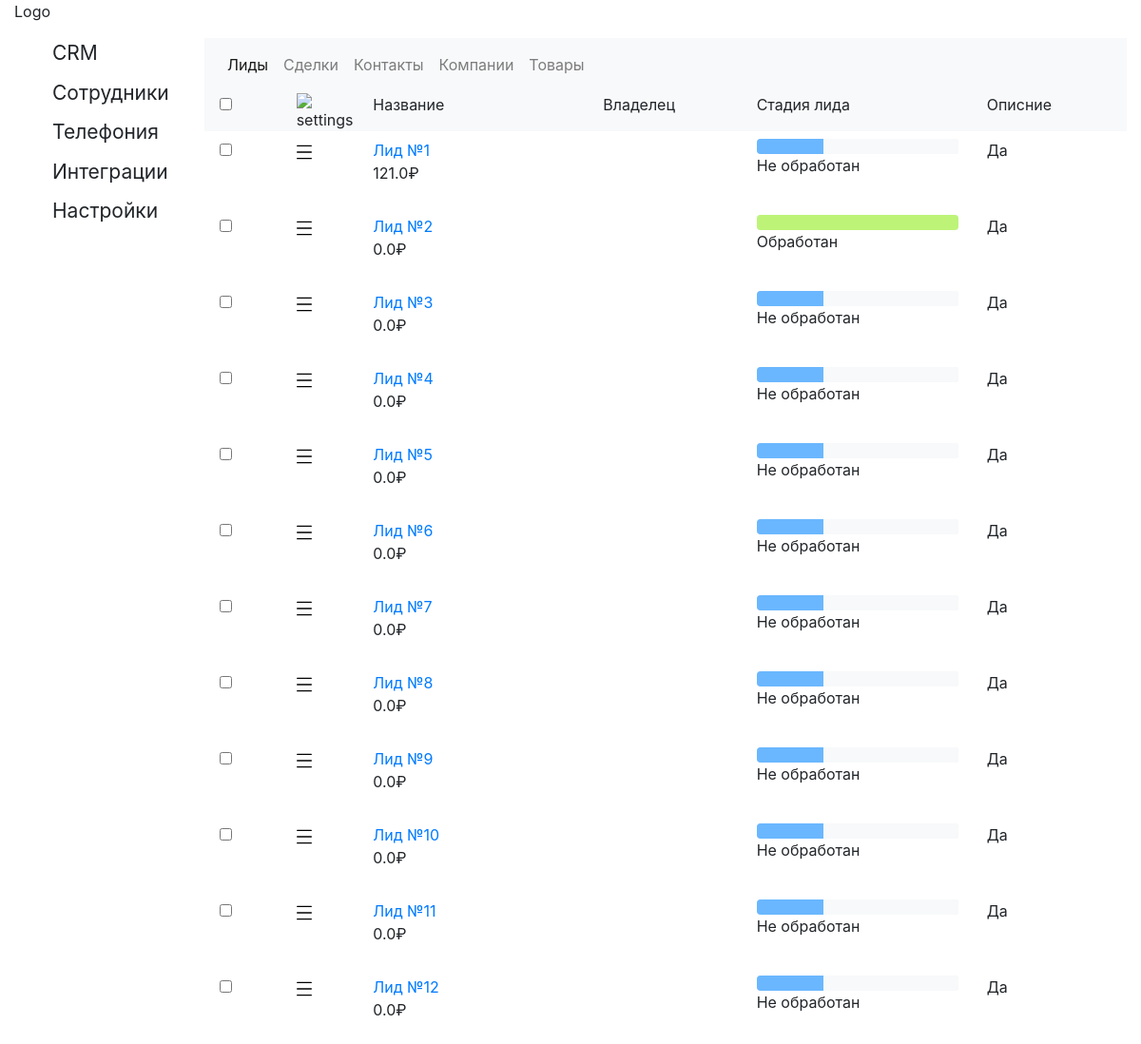
The app's page /lead, older data.
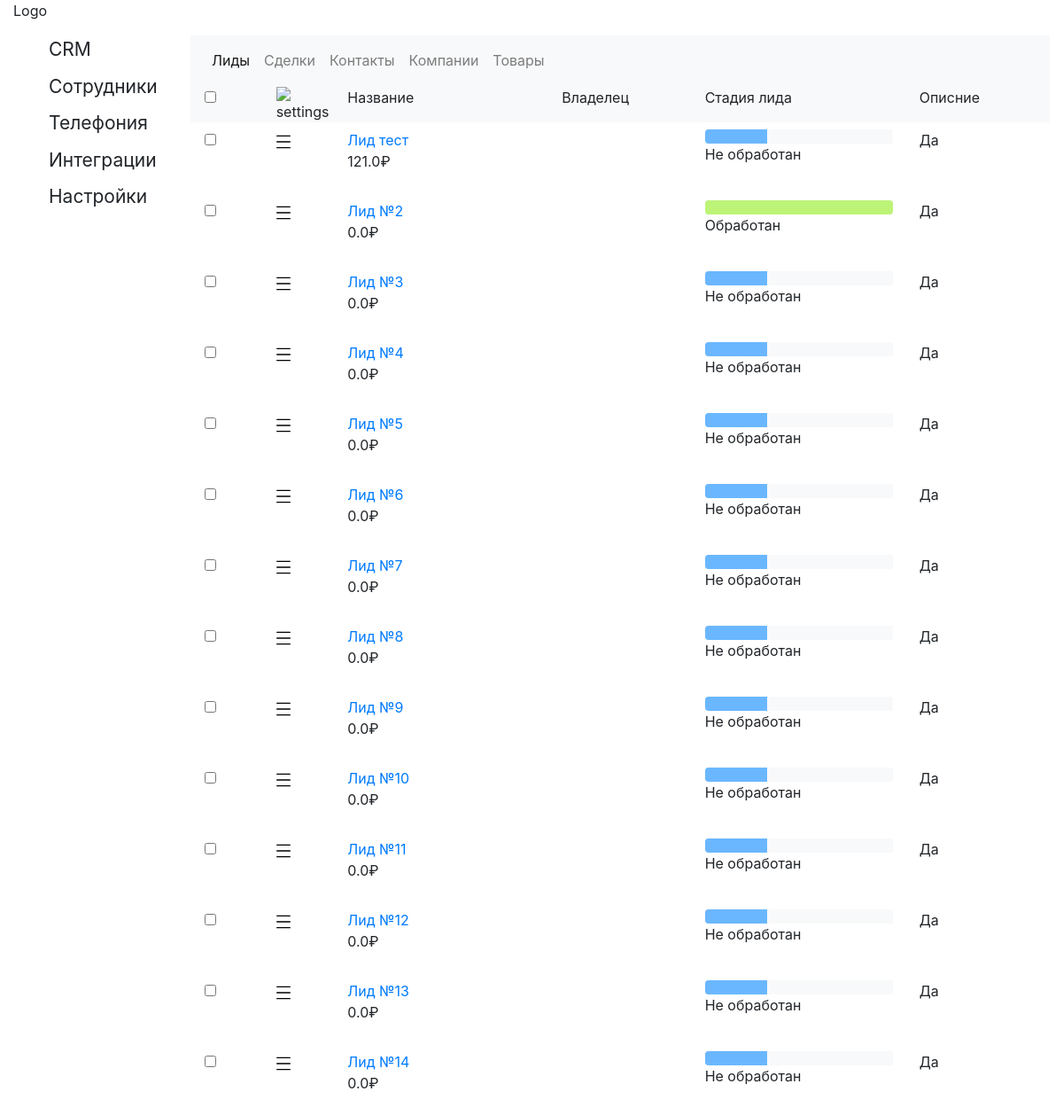
The same page, newer data.
### core/models.py (models this page shows, shortened)
class CrmEntity(models.Model):
    _name = models.CharField("ФИО клиента", max_length=50, blank=True)
    _phone_number = models.CharField("Номер телефона", max_length=15, blank=True)
    _email = models.EmailField("Почта", blank=True)
    _contact = models.ForeignKey(Contact, on_delete=models.SET_NULL, null=True)
    _opportunity = models.FloatField(default=0)
    _description = models.TextField("Описание", blank=True)
    @property
    def name(self):
        return self._name
    @property
    def phone_number(self):
        return self._phone_number
    @property
    def email(self):
        return self._email
    @property
    def contact(self):
        return self._contact
    @property
    def opportunity(self):
        return self._opportunity
    @property
    def description(self):
        return self._description

class Lead(CrmEntity):
    _title = models.CharField("Название лида", max_length=50, default="Лид №%s"%(str(id)))
    _stage_id = models.IntegerField("Стадия лида", default=1)
    @property
    def title(self):
        return self._title
    @property
    def stage_id(self):
        return self._stage_id
    def getStageId(self):
        return StageId.objects.filter(id=self._stage_id)[0]

class StageId(models.Model):
    _container = models.ForeignKey(StageContainer, on_delete=models.SET_NULL, null=True)
    _name = models.CharField("Название стадии", max_length=30, blank=False, default="ti")
    _color = models.CharField("Цвет", max_length=6, default="#ffffff")
    @property
    def container(self):
        return self._container
    @property
    def name(self):
        return self._name
    @property
    def color(self):
        return self._color

### core/views.py (the view)
# urls.py: path('', RedirectView.as_view(url='lead', permanent=False), name=None),
def lead(request, *args, **kwargs):
    progress_width = str(round(100/len(StageId.objects.filter(_container=StageContainer.objects.all()[0])),2))
    progress_width = progress_width.replace(",",".")
    data = {
        "items" : Lead.objects.all(),
        "lead_stages" : StageId.objects.filter(_container=StageContainer.objects.all()[0]),
        "progress_width" : progress_width
    }
    return render(request, "lead.html", data)

### templates/lead.html (shortened to what this page needs)
{% extends 'index.html' %}
{% block content %}
    <div class="crm-header">
        <div class="row">
            <div class="col-1">
                <input class="form-check-input" type="checkbox" value="" id="defaultCheck1">
            </div>
            <div class="col-1">
                <img src="https://img.icons8.com/ios/50/000000/settings.png" alt="settings" width="16" height="16"/>
            </div>
            <div class="col-3">
                <p>Название</p>
            </div>
            <div class="col-2">
              <p>Владелец</p>
            </div>
            <div class="col-3">
                <p>Стадия лида</p>
            </div>
            <div class="col-2">
                <p>Описние</p>
            </div>
        </div>
    </div>
    {% for i in items %}
        <div class="crm-card crm-lead-card-id-{{ i.id }}">
            <div class="row">
                <div class="col-1">
                    <input class="form-check-input" type="checkbox" value="" id="defaultCheck1">
                </div>
                <div class="col-1">
                    <img src="http://127.0.0.1:8000/static/img/menu.svg" alt="menu" width="16" height="16">
                </div>
                <div class="col-3">
                    <a href="">{{ i.title }}</a>
                    <p>{{ i.opportunity }}₽</p>
                </div>
                <div class="col-2">
                </div>
                <div class="col-3">
                    <div class="progress lead-progress-bar">
                        {% for stage in lead_stages %}
                            {% if i.stage_id >= stage.id %}
                                <div class="progress-bar" style="background-color: #{{ i.getStageId.color }}!important;width: {{ progress_width }}%;"
                                role="progressbar" aria-valuenow="15" aria-valuemin="0" aria-valuemax="100"></div>
                            {% else %}
                                <div class="progress-bar" style="background-color: #F8F9FA!important;width: {{ progress_width }}%;"
                                role="progressbar" aria-valuenow="15" aria-valuemin="0" aria-valuemax="100"></div>
                            {% endif %}
                        {% endfor %}
                    </div>
                    <p>{{ i.getStageId.name }}</p>
                </div>
                <div class="col-2">
                    <p>Да</p>
                </div>
            </div>
        </div>
    {% endfor %}
{% endblock %}

### templates/index.html (shortened to what this page needs)
{% load static %}
<!DOCTYPE html>
<html lang="en">
<head>
  <link rel="stylesheet" href="https://stackpath.bootstrapcdn.com/bootstrap/4.3.1/css/bootstrap.min.css"
>
  <link rel="stylesheet" type="text/css" href="{% static 'css/style.css' %}">
</head>
<body>
  <div class="container-fluid">
    <div class="row">
      <div class="col-12">
        <p>Logo</p>
      </div>
      <div class="col-2">
        <ul class="navigation-bar">
          <li>CRM</li>
          <li>Сотрудники</li>
          <li>Телефония</li>
          <li>Интеграции</li>
          <li>Настройки</li>
        </ul>
      </div>
      <div class="col-10">
        <nav class="navbar navbar-expand-md navbar-light bg-light">
          <div class="collapse navbar-collapse" id="navbarNavAltMarkup">
            <div class="navbar-nav">
              <a class="nav-item nav-link" href="{% url 'lead' %}">Лиды</a>
              <a class="nav-item nav-link" href="{% url 'deal' %}">Сделки</a>
              <a class="nav-item nav-link" href="{% url 'contact' %}">Контакты</a>
              <a class="nav-item nav-link" href="{% url 'company' %}">Компании</a>
              <a class="nav-item nav-link" href="#">Товары</a>
            </div>
          </div>
        </nav>
        {% block content %}{% endblock %}
      </div>
    </div>
  </div>
</body>
</html>

### static/css/style.css (style rules this page uses)
.navigation-bar { list-style-type: none; }
.navigation-bar li { font-size: 21px; padding-bottom: 10px; }
.crm-card { padding: 8px 16px 8px 16px; align-items: center; }
.crm-header { background-color: #F8F9FA; padding: 2px 16px 0px 16px; }
.form-check-input { margin-left: 0!important; }
.navigation-bar { position: fixed; }

Row changes from the older to the newer data that the page shows:
changed Lead: title "Лид №1" → "Лид тест"
added Lead: title "Лид №13", opportunity "0.0", getStageId.name "Не обработан", StageId ({{ progress_width }} 33.33 (drawn)), StageId ({{ progress_width }} 33.33 (drawn))
added Lead: title "Лид №14", opportunity "0.0", getStageId.name "Не обработан", StageId ({{ progress_width }} 33.33 (drawn)), StageId ({{ progress_width }} 33.33 (drawn))
